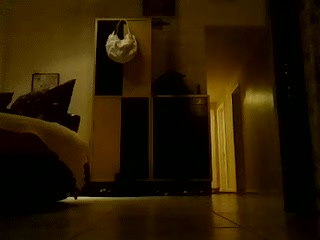
#> input picture test/forward.jpg, 320 x 240 px, found by its file name
$ python -i trainbot.py   (imports and definitions only)   (Python 2 division)   (older library calls are emulated)
#> lines starting #> are read from the running program, lines starting #| are printed output that depends on the picture; after the words box and inside, x2 and y2 are one past the last pixel; in counts of white or black regions, pixels touching at a corner belong together
#!/usr/bin/env python
# Train robot to drive autonomously
# See more at https://github.com/oomwoo/
#
# Copyright (C) 2016 oomwoo.com
#
# This program is free software: you can redistribute it and/or modify
# it under the terms of the GNU Lesser General Public License version 3.0
# as published by the Free Software Foundation.
#
# This program is distributed in the hope that it will be useful,
# but WITHOUT ANY WARRANTY; without even the implied warranty of
# MERCHANTABILITY or FITNESS FOR A PARTICULAR PURPOSE.  See the
# GNU General Public License <http://www.gnu.org/licenses/> for details.
"""
Train robot to drive autonomously. Use a small convolutional neural network.
"""

import os
from neon.initializers import Uniform
from neon.layers import Affine, Conv, Pooling, GeneralizedCost
from neon.models import Model
from neon.optimizers import GradientDescentMomentum
from neon.transforms import Misclassification, Rectlin, Softmax, CrossEntropyMulti
from neon.callbacks.callbacks import Callbacks
from neon.data.imageloader import ImageLoader
from neon.backends import gen_backend


home_dir = os.path.expanduser("~")
data_dir = home_dir + "/ubuntu/neon/"
param_file_name = home_dir + "/ubuntu/model/trained_bot_model_debug.prm"
num_epochs = 2
img_size = 32
class_names = ["forward", "left", "right", "backward"]    # from ROBOT-C bot.c
nclass = len(class_names)

# [1 line that did not run here, left out]

# Define CNN
# [5 lines that did not run here, left out]

# [4 lines that did not run here, left out]

# [1 line that did not run here, left out]
# [2 lines that did not run here, left out]

bn = True
# [6 lines that did not run here, left out]

# [1 line that did not run here, left out]

# Create model
# [1 line that did not run here, left out]
# [1 line that did not run here, left out]

# Train model
# [7 lines not run here, left out]


# Sanity check
from PIL import Image
import numpy as np
from neon.data.dataiterator import ArrayIterator

W = img_size
H = img_size
L = W*H*3
size = H, W
x_new = np.zeros((128, L), dtype=np.float32)


def load_sample(test_file_name):
    image = Image.open(test_file_name)
#> image is the input picture: PIL image 320x240 RGB; mean R, G, B 41.1, 25.6, 2.6
    print("Loaded " + test_file_name)
    image.show()
    image = image.resize(size)  # , Image.ANTIALIAS)
#> image: PIL image 32x32 RGB
    r, g, b = image.split()
    image = Image.merge("RGB", (b, g, r))
    image = np.asarray(image, dtype=np.float32)
#> image: shape (32, 32, 3) float32
    image = np.transpose(image, (2, 0, 1))
    return image.reshape(1, L) - 127

x_new[0] = load_sample(home_dir + "/ubuntu/test/forward.jpg")
x_new[1] = load_sample(home_dir + "/ubuntu/test/right.jpg")
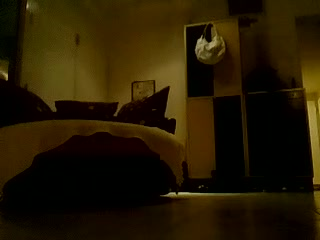
#> input picture test/right.jpg, 320 x 240 px, found by its file name
#> in load_sample, image is the input picture: PIL image 320x240 RGB; mean R, G, B 37.8, 25.8, 2.9
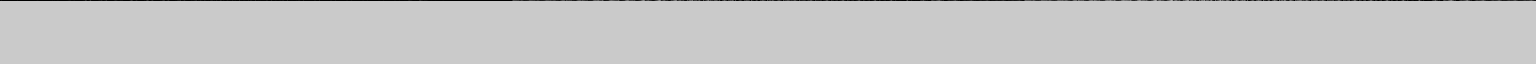
#> x_new: shape (128, 3072) float32 (shown at 1/2 size); min -127, max 33, mean -1.6; drawn with min black and max white
x_new[2] = load_sample(home_dir + "/ubuntu/test/left.jpg")
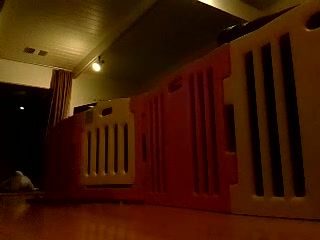
#> input picture test/left.jpg, 320 x 240 px, found by its file name
#> in load_sample, image is the input picture: PIL image 320x240 RGB; mean R, G, B 62.5, 25.8, 4.4
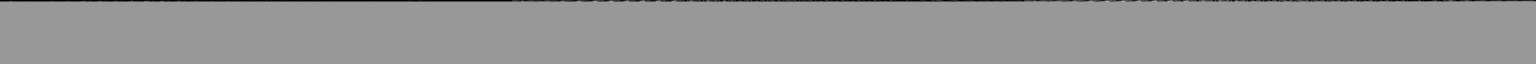
#> x_new: shape (128, 3072) float32 (shown at 1/2 size); 0.78% of pixels changed, all inside (x1, y1, x2, y2) = (0, 2, 3072, 3); drawn with min black and max white
x_new[3] = load_sample(home_dir + "/ubuntu/test/backward.jpg")
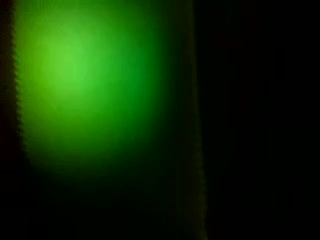
#> input picture test/backward.jpg, 320 x 240 px, found by its file name
#> in load_sample, image is the input picture: PIL image 320x240 RGB; mean R, G, B 12.8, 43, 3.6
#> in load_sample (call 4), `image = Image.merge("RGB", (b, g, r))`:
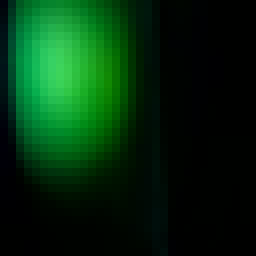
#> image: PIL image 32x32 RGB (shown 8 times larger); mean R, G, B 3.6, 43, 12.8
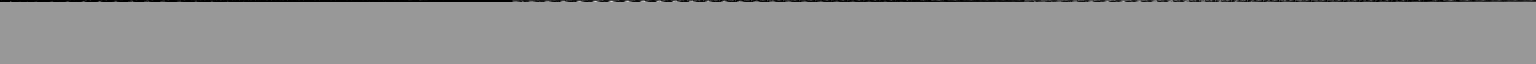
#> x_new: shape (128, 3072) float32 (shown at 1/2 size); 0.78% of pixels changed, all inside (x1, y1, x2, y2) = (0, 3, 3072, 4); drawn with min black and max white

# Run neural network
# [1 line that did not run here, left out]
# [1 line that did not run here, left out]
# print out

# [4 lines not run here, left out]

>>> result = load_sample('test/forward.jpg')
